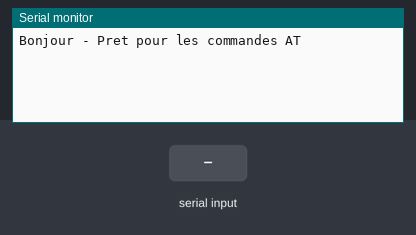
Recording of a sketch running on a simulated Arduino Uno, built with avr-gcc and run on an emulated ATmega328P. Shown: the last lines printed to the serial monitor. The inputs (shaded band) are chosen by the test bench.

Above: at 2.2 s.
2.3 s: "0" received over the second serial link
At 2.8 s:
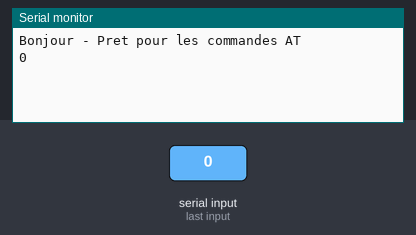
3.8 s: "1" received over the second serial link
At 5.2 s:
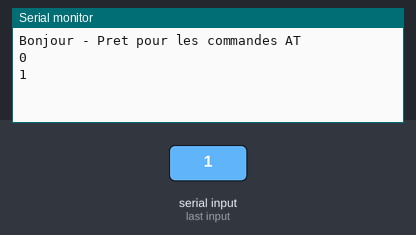

Measured:
- after the input at 2.3 s, the serial monitor: prints a new line at once (image 1)
- after the input at 3.8 s, the serial monitor: prints a new line at once (image 2)

The sketch:

bt_app_commandes.ino
```cpp
#include<SoftwareSerial.h>
// The SoftwareSerial library enables serial communication on any digital pins of a microcontroller, simulating an additional serial port.
// It is useful when the hardware has only one hardware serial port or when multiple serial devices need to be used simultaneously.

#define RX 11
#define TX 10

SoftwareSerial BlueT(RX,TX);
char recvChar;
char consigne;


/* Constants for communication with the KT403A module */
const byte COMMAND_BYTE_START = 0x7E;
const byte COMMAND_BYTE_VERSION = 0xFF;
const byte COMMAND_BYTE_STOP = 0xEF;

/* Low level function to send a command to the KT403A module */
void send_kt_command(byte command, byte data_h, byte data_l, unsigned long cmd_delay) {
  Serial.write(COMMAND_BYTE_START);
  Serial.write(COMMAND_BYTE_VERSION);
  Serial.write((byte) 0x06);
  Serial.write(command);
  Serial.write((byte) 0x00);
  Serial.write(data_h);
  Serial.write(data_l);
  Serial.write(COMMAND_BYTE_STOP);
  // 16-bits checksum is optionnal
  delay(cmd_delay);
}


void setup(){
  Serial.begin(9600);
  delay(500);
  Serial.println("Bonjour - Pret pour les commandes AT");
  BlueT.begin(9600);
  delay(500);}

void loop(){
  while (BlueT.available()) {
    consigne=char(BlueT.read());
    Serial.println(consigne);
    switch (consigne){
      case '0':
        //send_kt_command(0x06, 0, 0, 10);
        //setVolume(0);
        break;
      case '1':
        //send_kt_command(0x06, 0, 3, 10);
        //setVolume(1);
        break;
      case '2':
        //send_kt_command(0x06, 0, 6, 10);
        //setVolume(2);
        break;
      case '3':
        //send_kt_command(0x06, 0, 9, 10);
        //setVolume(3);
        break;
      case '4':
        //send_kt_command(0x06, 0, 12, 10);
        //setVolume(4);
        break;
      case '5':
        //send_kt_command(0x06, 0, 15, 10);
        //setVolume(5);
        break;
      case '6':
        //send_kt_command(0x06, 0, 18, 10);
        //setVolume(6);
        break;
      case '7':
        //send_kt_command(0x06, 0, 21, 10);
        //setVolume(7);
        break;
      case '8':
        //send_kt_command(0x06, 0, 24, 10);
        //setVolume(8);
        break;
      case '9':
        //send_kt_command(0x06, 0, 27, 10);
        //setVolume(9);
        break;

      case 'A':
        Serial.println("Musique d'après");
       break;
      case 'B':
        Serial.println("Musique d'avant");
       break;
      case 'L':
        Serial.println("lecture mistro");
        //send_kt_command(0x0D, 0, 0, 20);
        break;
      case 'S':
        Serial.println("Stop music");
        //send_kt_command(0x16, 0, 0, 20);
        break;
    }

    }
}
```
